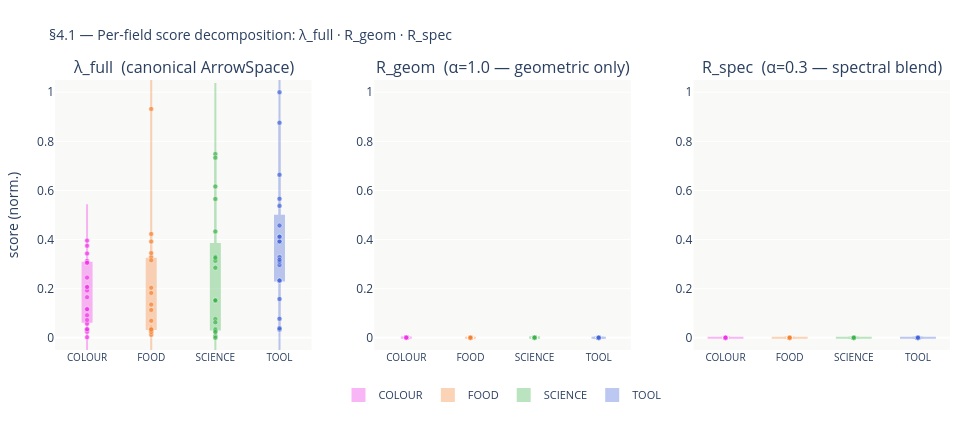

Source (notebook cell):
### Markdown cell above
### 4.1 Per-field λ decomposition: lambda_full / R_geom / R_spec

### Code cell
#
# Three side-by-side violin + strip plots, one per score component.
# Each point is a word, coloured by semantic field.
# Low score = item sits in a smooth, dense spectral basin.
# High score = item is at a spectral boundary or anomaly.
#
# Reading guide:
#   lambda_full — the canonical ArrowSpace score (blend of geom + spec)
#   R_geom      — pure geometric Laplacian energy (alpha=1.0)
#   R_spec      — spectral-augmented score (alpha=0.3); should diverge from R_geom
#                 where the spectral component adds structure R_geom misses

import plotly.graph_objects as go
from plotly.subplots import make_subplots

_score_cols  = {"lambda_full": lambda_full, "R_geom": R_geom, "R_spec": R_spec}
_score_titles = {
    "lambda_full": "λ_full  (canonical ArrowSpace)",
    "R_geom":      "R_geom  (α=1.0 — geometric only)",
    "R_spec":      "R_spec  (α=0.3 — spectral blend)",
}

fig_41 = make_subplots(
    rows=1, cols=3,
    subplot_titles=[_score_titles[k] for k in _score_cols],
    horizontal_spacing=0.07,
)

_fields_ordered = sorted(set(labels))

for col_idx, (score_key, scores) in enumerate(_score_cols.items(), start=1):
    df_plot = pd.DataFrame({"score": scores, "field": labels, "word": words})

    for field in _fields_ordered:
        fc     = FIELD_COLOURS.get(field, "#888")
        subset = df_plot[df_plot["field"] == field]

        # Violin
        fig_41.add_trace(
            go.Violin(
                y=subset["score"],
                x=[field] * len(subset),
                name=field,
                line_color=fc,
                fillcolor=fc,
                opacity=0.35,
                box_visible=True,
                meanline_visible=True,
                showlegend=(col_idx == 1),
                legendgroup=field,
                points=False,
            ),
            row=1, col=col_idx,
        )

        # Strip overlay
        fig_41.add_trace(
            go.Scatter(
                y=subset["score"],
                x=[field] * len(subset),
                mode="markers",
                marker=dict(color=fc, size=5, opacity=0.7,
                            line=dict(color="white", width=0.5)),
                text=subset["word"],
                hovertemplate="<b>%{text}</b><br>score=%{y:.3f}<extra></extra>",
                showlegend=False,
                legendgroup=field,
            ),
            row=1, col=col_idx,
        )

fig_41.update_layout(
    title_text="§4.1 — Per-field score decomposition: λ_full · R_geom · R_spec",
    title_font_size=14,
    height=440,
    width=980,
    plot_bgcolor="#f9f9f7",
    paper_bgcolor="white",
    legend=dict(
        orientation="h", yanchor="bottom", y=-0.22,
        xanchor="center", x=0.5,
        font_size=11,
    ),
    violingap=0.2,
    violinmode="overlay",
    margin=dict(t=80, b=90, l=50, r=30),
)
fig_41.update_yaxes(range=[-0.05, 1.05], title_text="score (norm.)", col=1)
fig_41.update_yaxes(range=[-0.05, 1.05], col=2)
fig_41.update_yaxes(range=[-0.05, 1.05], col=3)
fig_41.update_xaxes(tickfont_size=10)

fig_41.write_html(OUTPUT_DIR / "41_field_score_decomposition.html")
fig_41.show()
print("Saved → output__06/41_field_score_decomposition.html")

### Figure 1 — Plotly figure (JSON) as saved in the notebook; plotly's stock layout.template omitted (floating-point values rounded to 4 significant figures)
{"data": [{"box": {"visible": true}, "fillcolor": "#f032e6", "legendgroup": "COLOUR", "line": {"color": "#f032e6"}, "meanline": {"visible": true}, "name": "COLOUR", "opacity": 0.35, "points": false, "showlegend": true, "type": "violin", "x": ["COLOUR", "COLOUR", "COLOUR", "COLOUR", "COLOUR", "COLOUR", "COLOUR", "COLOUR", "COLOUR", "COLOUR", "COLOUR", "COLOUR", "COLOUR", "COLOUR", "COLOUR", "COLOUR", "COLOUR", "COLOUR", "COLOUR", "COLOUR"], "xaxis": "x", "y": [0.05734, 0.02482, 0.313, 0.03435, 0.03438, 0.3433, 0.1652, 0.09167, 0.1927, 0.3959, 0.3055, 0.3055, 0.2067, 0.07228, 0.1166, 0.001909, 0.2449, 0.3747, 0.2067, 0.1162], "yaxis": "y"}, {"hovertemplate": "<b>%{text}</b><br>score=%{y:.3f}<extra></extra>", "legendgroup": "COLOUR", "marker": {"color": "#f032e6", "line": {"color": "white", "width": 0.5}, "opacity": 0.7, "size": 5}, "mode": "markers", "showlegend": false, "text": ["red", "blue", "green", "yellow", "purple", "orange", "pink", "brown", "black", "white", "grey", "grey", "violet", "gold", "silver", "beige", "azure", "indigo", "violet", "crimson"], "type": "scatter", "x": ["COLOUR", "COLOUR", "COLOUR", "COLOUR", "COLOUR", "COLOUR", "COLOUR", "COLOUR", "COLOUR", "COLOUR", "COLOUR", "COLOUR", "COLOUR", "COLOUR", "COLOUR", "COLOUR", "COLOUR", "COLOUR", "COLOUR", "COLOUR"], "xaxis": "x", "y": [0.05734, 0.02482, 0.313, 0.03435, 0.03438, 0.3433, 0.1652, 0.09167, 0.1927, 0.3959, 0.3055, 0.3055, 0.2067, 0.07228, 0.1166, 0.001909, 0.2449, 0.3747, 0.2067, 0.1162], "yaxis": "y"}, {"box": {"visible": true}, "fillcolor": "#f58231", "legendgroup": "FOOD", "line": {"color": "#f58231"}, "meanline": {"visible": true}, "name": "FOOD", "opacity": 0.35, "points": false, "showlegend": true, "type": "violin", "x": ["FOOD", "FOOD", "FOOD", "FOOD", "FOOD", "FOOD", "FOOD", "FOOD", "FOOD", "FOOD", "FOOD", "FOOD", "FOOD", "FOOD", "FOOD", "FOOD", "FOOD", "FOOD", "FOOD", "FOOD"], "xaxis": "x", "y": [0.04213, 0.06923, 0.423, 0.2035, 0.02892, 0.03688, 0.03674, 0.3918, 0.03409, 0.329, 0.1133, 0.9323, 0.3447, 0.1824, 0.3155, 0.03658, 0.01204, 0.02361, 0.03297, 0.135], "yaxis": "y"}, {"hovertemplate": "<b>%{text}</b><br>score=%{y:.3f}<extra></extra>", "legendgroup": "FOOD", "marker": {"color": "#f58231", "line": {"color": "white", "width": 0.5}, "opacity": 0.7, "size": 5}, "mode": "markers", "showlegend": false, "text": ["bread", "rice", "soup", "cake", "pizza", "pasta", "salad", "curry", "cheese", "butter", "cream", "jam", "honey", "chocolate", "coffee", "tea", "wine", "beer", "milk", "sugar"], "type": "scatter", "x": ["FOOD", "FOOD", "FOOD", "FOOD", "FOOD", "FOOD", "FOOD", "FOOD", "FOOD", "FOOD", "FOOD", "FOOD", "FOOD", "FOOD", "FOOD", "FOOD", "FOOD", "FOOD", "FOOD", "FOOD"], "xaxis": "x", "y": [0.04213, 0.06923, 0.423, 0.2035, 0.02892, 0.03688, 0.03674, 0.3918, 0.03409, 0.329, 0.1133, 0.9323, 0.3447, 0.1824, 0.3155, 0.03658, 0.01204, 0.02361, 0.03297, 0.135], "yaxis": "y"}, {"box": {"visible": true}, "fillcolor": "#3cb44b", "legendgroup": "SCIENCE", "line": {"color": "#3cb44b"}, "meanline": {"visible": true}, "name": "SCIENCE", "opacity": 0.35, "points": false, "showlegend": true, "type": "violin", "x": ["SCIENCE", "SCIENCE", "SCIENCE", "SCIENCE", "SCIENCE", "SCIENCE", "SCIENCE", "SCIENCE", "SCIENCE", "SCIENCE", "SCIENCE", "SCIENCE", "SCIENCE", "SCIENCE", "SCIENCE", "SCIENCE", "SCIENCE", "SCIENCE", "SCIENCE", "SCIENCE"], "xaxis": "x", "y": [0.1508, 0.3135, 0.007537, 0.0, 0.5655, 0.1508, 0.4331, 0.03555, 0.0272, 0.7482, 0.33, 0.0761, 0.7337, 0.03113, 0.2852, 0.02288, 0.153, 0.3253, 0.06264, 0.6163], "yaxis": "y"}, {"hovertemplate": "<b>%{text}</b><br>score=%{y:.3f}<extra></extra>", "legendgroup": "SCIENCE", "marker": {"color": "#3cb44b", "line": {"color": "white", "width": 0.5}, "opacity": 0.7, "size": 5}, "mode": "markers", "showlegend": false, "text": ["atom", "electron", "proton", "neutron", "photon", "atom", "force", "energy", "mass", "gravity", "entropy", "plasma", "laser", "magnet", "circuit", "gene", "cell", "virus", "enzyme", "protein"], "type": "scatter", "x": ["SCIENCE", "SCIENCE", "SCIENCE", "SCIENCE", "SCIENCE", "SCIENCE", "SCIENCE", "SCIENCE", "SCIENCE", "SCIENCE", "SCIENCE", "SCIENCE", "SCIENCE", "SCIENCE", "SCIENCE", "SCIENCE", "SCIENCE", "SCIENCE", "SCIENCE", "SCIENCE"], "xaxis": "x", "y": [0.1508, 0.3135, 0.007537, 0.0, 0.5655, 0.1508, 0.4331, 0.03555, 0.0272, 0.7482, 0.33, 0.0761, 0.7337, 0.03113, 0.2852, 0.02288, 0.153, 0.3253, 0.06264, 0.6163], "yaxis": "y"}, {"box": {"visible": true}, "fillcolor": "#4363d8", "legendgroup": "TOOL", "line": {"color": "#4363d8"}, "meanline": {"visible": true}, "name": "TOOL", "opacity": 0.35, "points": false, "showlegend": true, "type": "violin", "x": ["TOOL", "TOOL", "TOOL", "TOOL", "TOOL", "TOOL", "TOOL", "TOOL", "TOOL", "TOOL", "TOOL", "TOOL", "TOOL", "TOOL", "TOOL", "TOOL", "TOOL", "TOOL", "TOOL", "TOOL"], "xaxis": "x", "y": [0.07745, 0.2962, 0.3925, 0.3925, 1.0, 0.03342, 0.5663, 0.5372, 0.457, 0.2331, 0.6639, 0.1579, 0.4117, 0.3283, 0.4117, 0.876, 0.03839, 0.3098, 0.3175, 0.2331], "yaxis": "y"}, {"hovertemplate": "<b>%{text}</b><br>score=%{y:.3f}<extra></extra>", "legendgroup": "TOOL", "marker": {"color": "#4363d8", "line": {"color": "white", "width": 0.5}, "opacity": 0.7, "size": 5}, "mode": "markers", "showlegend": false, "text": ["hammer", "saw", "drill", "drill", "screw", "nail", "bolt", "knife", "blade", "hook", "forge", "wheel", "axle", "lever", "axle", "gear", "spring", "joint", "vice", "hook"], "type": "scatter", "x": ["TOOL", "TOOL", "TOOL", "TOOL", "TOOL", "TOOL", "TOOL", "TOOL", "TOOL", "TOOL", "TOOL", "TOOL", "TOOL", "TOOL", "TOOL", "TOOL", "TOOL", "TOOL", "TOOL", "TOOL"], "xaxis": "x", "y": [0.07745, 0.2962, 0.3925, 0.3925, 1.0, 0.03342, 0.5663, 0.5372, 0.457, 0.2331, 0.6639, 0.1579, 0.4117, 0.3283, 0.4117, 0.876, 0.03839, 0.3098, 0.3175, 0.2331], "yaxis": "y"}, {"box": {"visible": true}, "fillcolor": "#f032e6", "legendgroup": "COLOUR", "line": {"color": "#f032e6"}, "meanline": {"visible": true}, "name": "COLOUR", "opacity": 0.35, "points": false, "showlegend": false, "type": "violin", "x": ["COLOUR", "COLOUR", "COLOUR", "COLOUR", "COLOUR", "COLOUR", "COLOUR", "COLOUR", "COLOUR", "COLOUR", "COLOUR", "COLOUR", "COLOUR", "COLOUR", "COLOUR", "COLOUR", "COLOUR", "COLOUR", "COLOUR", "COLOUR"], "xaxis": "x2", "y": [0.0002219, 0.0, 0.0, 0.0002219, 0.0002219, 0.0004439, 0.0002219, 0.0004439, 0.0, 0.0002219, 0.0002219, 0.0002219, 0.0004439, 0.0004439, 0.0004439, 0.0002219, 0.0004439, 0.0004439, 0.0004439, 0.0004439], "yaxis": "y2"}, {"hovertemplate": "<b>%{text}</b><br>score=%{y:.3f}<extra></extra>", "legendgroup": "COLOUR", "marker": {"color": "#f032e6", "line": {"color": "white", "width": 0.5}, "opacity": 0.7, "size": 5}, "mode": "markers", "showlegend": false, "text": ["red", "blue", "green", "yellow", "purple", "orange", "pink", "brown", "black", "white", "grey", "grey", "violet", "gold", "silver", "beige", "azure", "indigo", "violet", "crimson"], "type": "scatter", "x": ["COLOUR", "COLOUR", "COLOUR", "COLOUR", "COLOUR", "COLOUR", "COLOUR", "COLOUR", "COLOUR", "COLOUR", "COLOUR", "COLOUR", "COLOUR", "COLOUR", "COLOUR", "COLOUR", "COLOUR", "COLOUR", "COLOUR", "COLOUR"], "xaxis": "x2", "y": [0.0002219, 0.0, 0.0, 0.0002219, 0.0002219, 0.0004439, 0.0002219, 0.0004439, 0.0, 0.0002219, 0.0002219, 0.0002219, 0.0004439, 0.0004439, 0.0004439, 0.0002219, 0.0004439, 0.0004439, 0.0004439, 0.0004439], "yaxis": "y2"}, {"box": {"visible": true}, "fillcolor": "#f58231", "legendgroup": "FOOD", "line": {"color": "#f58231"}, "meanline": {"visible": true}, "name": "FOOD", "opacity": 0.35, "points": false, "showlegend": false, "type": "violin", "x": ["FOOD", "FOOD", "FOOD", "FOOD", "FOOD", "FOOD", "FOOD", "FOOD", "FOOD", "FOOD", "FOOD", "FOOD", "FOOD", "FOOD", "FOOD", "FOOD", "FOOD", "FOOD", "FOOD", "FOOD"], "xaxis": "x2", "y": [0.0002219, 0.0002219, 0.0002219, 0.0, 0.0002219, 0.0004439, 0.0, 0.0004439, 0.0002219, 0.0002219, 0.0004439, 0.0004439, 0.0, 0.0002219, 0.0002219, 0.0002219, 0.0, 0.0002219, 0.0004439, 0.0], "yaxis": "y2"}, {"hovertemplate": "<b>%{text}</b><br>score=%{y:.3f}<extra></extra>", "legendgroup": "FOOD", "marker": {"color": "#f58231", "line": {"color": "white", "width": 0.5}, "opacity": 0.7, "size": 5}, "mode": "markers", "showlegend": false, "text": ["bread", "rice", "soup", "cake", "pizza", "pasta", "salad", "curry", "cheese", "butter", "cream", "jam", "honey", "chocolate", "coffee", "tea", "wine", "beer", "milk", "sugar"], "type": "scatter", "x": ["FOOD", "FOOD", "FOOD", "FOOD", "FOOD", "FOOD", "FOOD", "FOOD", "FOOD", "FOOD", "FOOD", "FOOD", "FOOD", "FOOD", "FOOD", "FOOD", "FOOD", "FOOD", "FOOD", "FOOD"], "xaxis": "x2", "y": [0.0002219, 0.0002219, 0.0002219, 0.0, 0.0002219, 0.0004439, 0.0, 0.0004439, 0.0002219, 0.0002219, 0.0004439, 0.0004439, 0.0, 0.0002219, 0.0002219, 0.0002219, 0.0, 0.0002219, 0.0004439, 0.0], "yaxis": "y2"}, {"box": {"visible": true}, "fillcolor": "#3cb44b", "legendgroup": "SCIENCE", "line": {"color": "#3cb44b"}, "meanline": {"visible": true}, "name": "SCIENCE", "opacity": 0.35, "points": false, "showlegend": false, "type": "violin", "x": ["SCIENCE", "SCIENCE", "SCIENCE", "SCIENCE", "SCIENCE", "SCIENCE", "SCIENCE", "SCIENCE", "SCIENCE", "SCIENCE", "SCIENCE", "SCIENCE", "SCIENCE", "SCIENCE", "SCIENCE", "SCIENCE", "SCIENCE", "SCIENCE", "SCIENCE", "SCIENCE"], "xaxis": "x2", "y": [0.0, 0.0004439, 0.0, 0.0002219, 0.0004439, 0.0, 0.0004439, 0.0, 0.0002219, 0.0004439, 0.0004439, 0.0002219, 0.0002219, 0.0, 0.0002219, 0.0002219, 0.0004439, 0.0, 0.0002219, 0.0004439], "yaxis": "y2"}, {"hovertemplate": "<b>%{text}</b><br>score=%{y:.3f}<extra></extra>", "legendgroup": "SCIENCE", "marker": {"color": "#3cb44b", "line": {"color": "white", "width": 0.5}, "opacity": 0.7, "size": 5}, "mode": "markers", "showlegend": false, "text": ["atom", "electron", "proton", "neutron", "photon", "atom", "force", "energy", "mass", "gravity", "entropy", "plasma", "laser", "magnet", "circuit", "gene", "cell", "virus", "enzyme", "protein"], "type": "scatter", "x": ["SCIENCE", "SCIENCE", "SCIENCE", "SCIENCE", "SCIENCE", "SCIENCE", "SCIENCE", "SCIENCE", "SCIENCE", "SCIENCE", "SCIENCE", "SCIENCE", "SCIENCE", "SCIENCE", "SCIENCE", "SCIENCE", "SCIENCE", "SCIENCE", "SCIENCE", "SCIENCE"], "xaxis": "x2", "y": [0.0, 0.0004439, 0.0, 0.0002219, 0.0004439, 0.0, 0.0004439, 0.0, 0.0002219, 0.0004439, 0.0004439, 0.0002219, 0.0002219, 0.0, 0.0002219, 0.0002219, 0.0004439, 0.0, 0.0002219, 0.0004439], "yaxis": "y2"}, {"box": {"visible": true}, "fillcolor": "#4363d8", "legendgroup": "TOOL", "line": {"color": "#4363d8"}, "meanline": {"visible": true}, "name": "TOOL", "opacity": 0.35, "points": false, "showlegend": false, "type": "violin", "x": ["TOOL", "TOOL", "TOOL", "TOOL", "TOOL", "TOOL", "TOOL", "TOOL", "TOOL", "TOOL", "TOOL", "TOOL", "TOOL", "TOOL", "TOOL", "TOOL", "TOOL", "TOOL", "TOOL", "TOOL"], "xaxis": "x2", "y": [0.0002219, 0.0002219, 0.0, 0.0, 0.0002219, 0.0002219, 0.0002219, 0.0002219, 0.0, 0.0002219, 0.0004439, 0.0004439, 0.0002219, 0.0, 0.0002219, 0.0004439, 0.0, 0.0002219, 0.0002219, 0.0002219], "yaxis": "y2"}, {"hovertemplate": "<b>%{text}</b><br>score=%{y:.3f}<extra></extra>", "legendgroup": "TOOL", "marker": {"color": "#4363d8", "line": {"color": "white", "width": 0.5}, "opacity": 0.7, "size": 5}, "mode": "markers", "showlegend": false, "text": ["hammer", "saw", "drill", "drill", "screw", "nail", "bolt", "knife", "blade", "hook", "forge", "wheel", "axle", "lever", "axle", "gear", "spring", "joint", "vice", "hook"], "type": "scatter", "x": ["TOOL", "TOOL", "TOOL", "TOOL", "TOOL", "TOOL", "TOOL", "TOOL", "TOOL", "TOOL", "TOOL", "TOOL", "TOOL", "TOOL", "TOOL", "TOOL", "TOOL", "TOOL", "TOOL", "TOOL"], "xaxis": "x2", "y": [0.0002219, 0.0002219, 0.0, 0.0, 0.0002219, 0.0002219, 0.0002219, 0.0002219, 0.0, 0.0002219, 0.0004439, 0.0004439, 0.0002219, 0.0, 0.0002219, 0.0004439, 0.0, 0.0002219, 0.0002219, 0.0002219], "yaxis": "y2"}, {"box": {"visible": true}, "fillcolor": "#f032e6", "legendgroup": "COLOUR", "line": {"color": "#f032e6"}, "meanline": {"visible": true}, "name": "COLOUR", "opacity": 0.35, "points": false, "showlegend": false, "type": "violin", "x": ["COLOUR", "COLOUR", "COLOUR", "COLOUR", "COLOUR", "COLOUR", "COLOUR", "COLOUR", "COLOUR", "COLOUR", "COLOUR", "COLOUR", "COLOUR", "COLOUR", "COLOUR", "COLOUR", "COLOUR", "COLOUR", "COLOUR", "COLOUR"], "xaxis": "x3", "y": [0.000111, 0.0, 0.0, 0.000111, 0.000111, 0.000111, 0.000111, 0.000111, 0.0, 0.000111, 0.000111, 0.000111, 0.000111, 0.000111, 0.000111, 0.000111, 0.000111, 0.000111, 0.000111, 0.000111], "yaxis": "y3"}, {"hovertemplate": "<b>%{text}</b><br>score=%{y:.3f}<extra></extra>", "legendgroup": "COLOUR", "marker": {"color": "#f032e6", "line": {"color": "white", "width": 0.5}, "opacity": 0.7, "size": 5}, "mode": "markers", "showlegend": false, "text": ["red", "blue", "green", "yellow", "purple", "orange", "pink", "brown", "black", "white", "grey", "grey", "violet", "gold", "silver", "beige", "azure", "indigo", "violet", "crimson"], "type": "scatter", "x": ["COLOUR", "COLOUR", "COLOUR", "COLOUR", "COLOUR", "COLOUR", "COLOUR", "COLOUR", "COLOUR", "COLOUR", "COLOUR", "COLOUR", "COLOUR", "COLOUR", "COLOUR", "COLOUR", "COLOUR", "COLOUR", "COLOUR", "COLOUR"], "xaxis": "x3", "y": [0.000111, 0.0, 0.0, 0.000111, 0.000111, 0.000111, 0.000111, 0.000111, 0.0, 0.000111, 0.000111, 0.000111, 0.000111, 0.000111, 0.000111, 0.000111, 0.000111, 0.000111, 0.000111, 0.000111], "yaxis": "y3"}, {"box": {"visible": true}, "fillcolor": "#f58231", "legendgroup": "FOOD", "line": {"color": "#f58231"}, "meanline": {"visible": true}, "name": "FOOD", "opacity": 0.35, "points": false, "showlegend": false, "type": "violin", "x": ["FOOD", "FOOD", "FOOD", "FOOD", "FOOD", "FOOD", "FOOD", "FOOD", "FOOD", "FOOD", "FOOD", "FOOD", "FOOD", "FOOD", "FOOD", "FOOD", "FOOD", "FOOD", "FOOD", "FOOD"], "xaxis": "x3", "y": [0.000111, 0.000111, 0.000111, 0.0, 0.000111, 0.000111, 0.0, 0.000111, 0.000111, 0.000111, 0.000111, 0.000111, 0.0, 0.000111, 0.000111, 0.000111, 0.0, 0.000111, 0.000111, 0.0], "yaxis": "y3"}, {"hovertemplate": "<b>%{text}</b><br>score=%{y:.3f}<extra></extra>", "legendgroup": "FOOD", "marker": {"color": "#f58231", "line": {"color": "white", "width": 0.5}, "opacity": 0.7, "size": 5}, "mode": "markers", "showlegend": false, "text": ["bread", "rice", "soup", "cake", "pizza", "pasta", "salad", "curry", "cheese", "butter", "cream", "jam", "honey", "chocolate", "coffee", "tea", "wine", "beer", "milk", "sugar"], "type": "scatter", "x": ["FOOD", "FOOD", "FOOD", "FOOD", "FOOD", "FOOD", "FOOD", "FOOD", "FOOD", "FOOD", "FOOD", "FOOD", "FOOD", "FOOD", "FOOD", "FOOD", "FOOD", "FOOD", "FOOD", "FOOD"], "xaxis": "x3", "y": [0.000111, 0.000111, 0.000111, 0.0, 0.000111, 0.000111, 0.0, 0.000111, 0.000111, 0.000111, 0.000111, 0.000111, 0.0, 0.000111, 0.000111, 0.000111, 0.0, 0.000111, 0.000111, 0.0], "yaxis": "y3"}, {"box": {"visible": true}, "fillcolor": "#3cb44b", "legendgroup": "SCIENCE", "line": {"color": "#3cb44b"}, "meanline": {"visible": true}, "name": "SCIENCE", "opacity": 0.35, "points": false, "showlegend": false, "type": "violin", "x": ["SCIENCE", "SCIENCE", "SCIENCE", "SCIENCE", "SCIENCE", "SCIENCE", "SCIENCE", "SCIENCE", "SCIENCE", "SCIENCE", "SCIENCE", "SCIENCE", "SCIENCE", "SCIENCE", "SCIENCE", "SCIENCE", "SCIENCE", "SCIENCE", "SCIENCE", "SCIENCE"], "xaxis": "x3", "y": [0.0, 0.000111, 0.0, 0.000111, 0.000111, 0.0, 0.000111, 0.0, 0.000111, 0.000111, 0.000111, 0.000111, 0.000111, 0.0, 0.000111, 0.000111, 0.000111, 0.0, 0.000111, 0.000111], "yaxis": "y3"}, {"hovertemplate": "<b>%{text}</b><br>score=%{y:.3f}<extra></extra>", "legendgroup": "SCIENCE", "marker": {"color": "#3cb44b", "line": {"color": "white", "width": 0.5}, "opacity": 0.7, "size": 5}, "mode": "markers", "showlegend": false, "text": ["atom", "electron", "proton", "neutron", "photon", "atom", "force", "energy", "mass", "gravity", "entropy", "plasma", "laser", "magnet", "circuit", "gene", "cell", "virus", "enzyme", "protein"], "type": "scatter", "x": ["SCIENCE", "SCIENCE", "SCIENCE", "SCIENCE", "SCIENCE", "SCIENCE", "SCIENCE", "SCIENCE", "SCIENCE", "SCIENCE", "SCIENCE", "SCIENCE", "SCIENCE", "SCIENCE", "SCIENCE", "SCIENCE", "SCIENCE", "SCIENCE", "SCIENCE", "SCIENCE"], "xaxis": "x3", "y": [0.0, 0.000111, 0.0, 0.000111, 0.000111, 0.0, 0.000111, 0.0, 0.000111, 0.000111, 0.000111, 0.000111, 0.000111, 0.0, 0.000111, 0.000111, 0.000111, 0.0, 0.000111, 0.000111], "yaxis": "y3"}, {"box": {"visible": true}, "fillcolor": "#4363d8", "legendgroup": "TOOL", "line": {"color": "#4363d8"}, "meanline": {"visible": true}, "name": "TOOL", "opacity": 0.35, "points": false, "showlegend": false, "type": "violin", "x": ["TOOL", "TOOL", "TOOL", "TOOL", "TOOL", "TOOL", "TOOL", "TOOL", "TOOL", "TOOL", "TOOL", "TOOL", "TOOL", "TOOL", "TOOL", "TOOL", "TOOL", "TOOL", "TOOL", "TOOL"], "xaxis": "x3", "y": [0.000111, 0.000111, 0.0, 0.0, 0.000111, 0.000111, 0.000111, 0.000111, 0.0, 0.000111, 0.000111, 0.000111, 0.000111, 0.0, 0.000111, 0.000111, 0.0, 0.000111, 0.000111, 0.000111], "yaxis": "y3"}, {"hovertemplate": "<b>%{text}</b><br>score=%{y:.3f}<extra></extra>", "legendgroup": "TOOL", "marker": {"color": "#4363d8", "line": {"color": "white", "width": 0.5}, "opacity": 0.7, "size": 5}, "mode": "markers", "showlegend": false, "text": ["hammer", "saw", "drill", "drill", "screw", "nail", "bolt", "knife", "blade", "hook", "forge", "wheel", "axle", "lever", "axle", "gear", "spring", "joint", "vice", "hook"], "type": "scatter", "x": ["TOOL", "TOOL", "TOOL", "TOOL", "TOOL", "TOOL", "TOOL", "TOOL", "TOOL", "TOOL", "TOOL", "TOOL", "TOOL", "TOOL", "TOOL", "TOOL", "TOOL", "TOOL", "TOOL", "TOOL"], "xaxis": "x3", "y": [0.000111, 0.000111, 0.0, 0.0, 0.000111, 0.000111, 0.000111, 0.000111, 0.0, 0.000111, 0.000111, 0.000111, 0.000111, 0.0, 0.000111, 0.000111, 0.0, 0.000111, 0.000111, 0.000111], "yaxis": "y3"}], "layout": {"annotations": [{"font": {"size": 16}, "showarrow": false, "text": "λ_full  (canonical ArrowSpace)", "x": 0.1433, "xanchor": "center", "xref": "paper", "y": 1, "yanchor": "bottom", "yref": "paper"}, {"font": {"size": 16}, "showarrow": false, "text": "R_geom  (α=1.0 — geometric only)", "x": 0.5, "xanchor": "center", "xref": "paper", "y": 1, "yanchor": "bottom", "yref": "paper"}, {"font": {"size": 16}, "showarrow": false, "text": "R_spec  (α=0.3 — spectral blend)", "x": 0.8567, "xanchor": "center", "xref": "paper", "y": 1, "yanchor": "bottom", "yref": "paper"}], "height": 440, "legend": {"font": {"size": 11}, "orientation": "h", "x": 0.5, "xanchor": "center", "y": -0.22, "yanchor": "bottom"}, "margin": {"b": 90, "l": 50, "r": 30, "t": 80}, "paper_bgcolor": "white", "plot_bgcolor": "#f9f9f7", "title": {"font": {"size": 14}, "text": "§4.1 — Per-field score decomposition: λ_full · R_geom · R_spec"}, "violingap": 0.2, "violinmode": "overlay", "width": 980, "xaxis": {"anchor": "y", "domain": [0, 0.2867], "tickfont": {"size": 10}}, "xaxis2": {"anchor": "y2", "domain": [0.3567, 0.6433], "tickfont": {"size": 10}}, "xaxis3": {"anchor": "y3", "domain": [0.7133, 1], "tickfont": {"size": 10}}, "yaxis": {"anchor": "x", "domain": [0, 1], "range": [-0.05, 1.05], "title": {"text": "score (norm.)"}}, "yaxis2": {"anchor": "x2", "domain": [0, 1], "range": [-0.05, 1.05]}, "yaxis3": {"anchor": "x3", "domain": [0, 1], "range": [-0.05, 1.05]}}}
